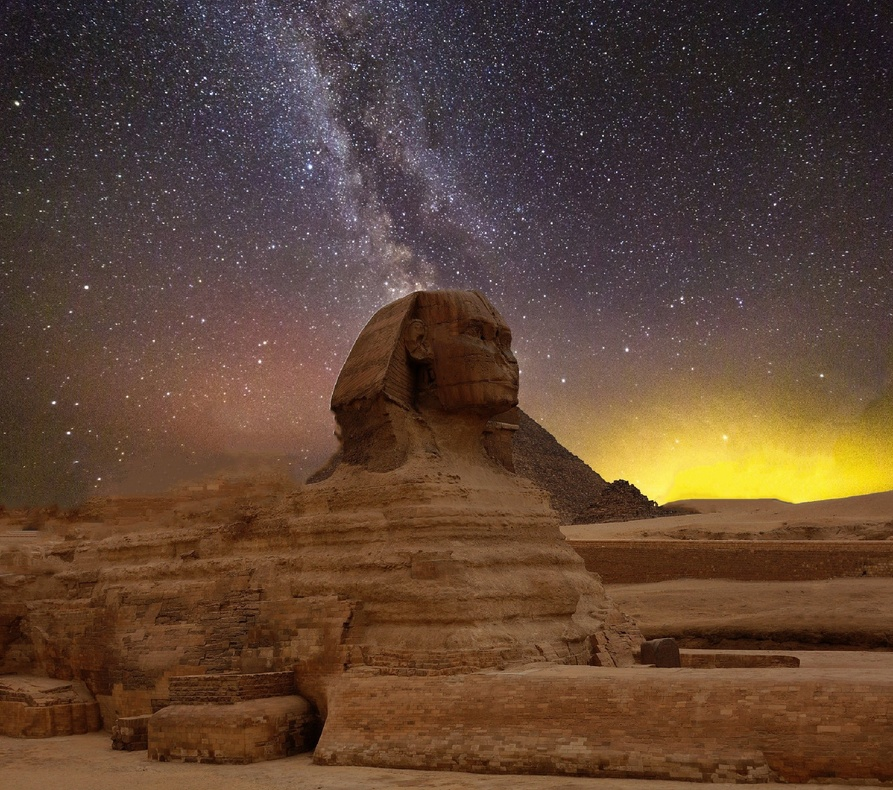
#> input picture img/ancient.jpg, 893 x 790 px, shrunk from 2200 x 1946 before the run
$ python opencv_1020.py
#> lines starting #> are read from the running program, lines starting #| are printed output that depends on the picture
################################################
# 이미지를 다른 파일로 저장하기
################################################

import cv2

img_file = "./img/ancient.jpg"
img = cv2.imread(img_file)
#> img is the input picture: shape (790, 893, 3); mean B, G, R 51.2, 67.8, 93.4
img_gray = cv2.imread(img_file, 0)
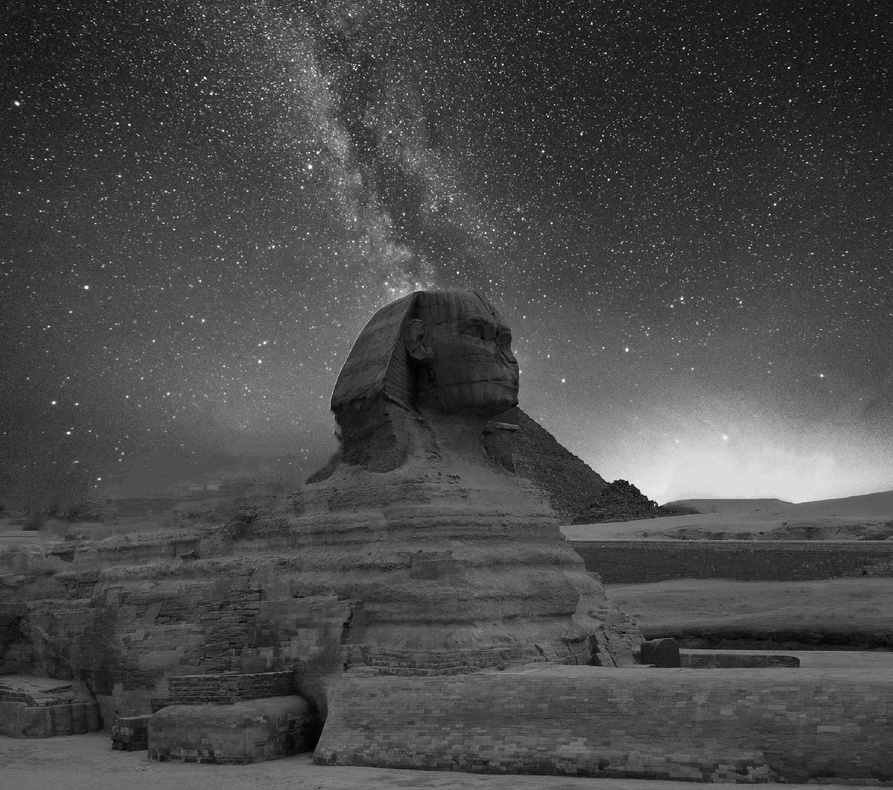
#> img_gray: shape (790, 893); min 0, max 255, mean 73.6

print(">>> Image Save and Compression Start ====>")
# 비압축 이미지로 저장
cv2.imwrite("ancient_mine.bmp", img)
print(">>> Image BMP Ended ====>")

# PNG 압축 이미지로 저장, Png Compression 0 ~ 9
cv2.imwrite("ancient_mine.png", img, [cv2.IMWRITE_PNG_COMPRESSION, 4])
print(">>> Image PNG Ended ====>")

# JPG 압축 이미지로 저장, JPG Compression 0 ~ 100%
cv2.imwrite("ancient_mine.jpg", img, [cv2.IMWRITE_JPEG_QUALITY, 50])
print(">>> Image JPG Ended ====>")

cv2.destroyAllWindows()

$ run again, with img/Hillary.jpg copied over img/ancient.jpg
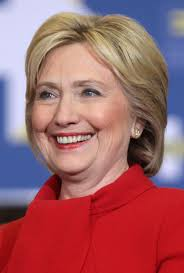
#> input picture img/Hillary.jpg, 184 x 273 px
#> img is the input picture: shape (273, 184, 3); mean B, G, R 104.2, 98.1, 159.7
#> `img_gray = cv2.imread(img_file, 0)`:
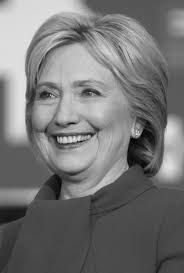
#> img_gray: shape (273, 184); min 0, max 237, mean 117.2
